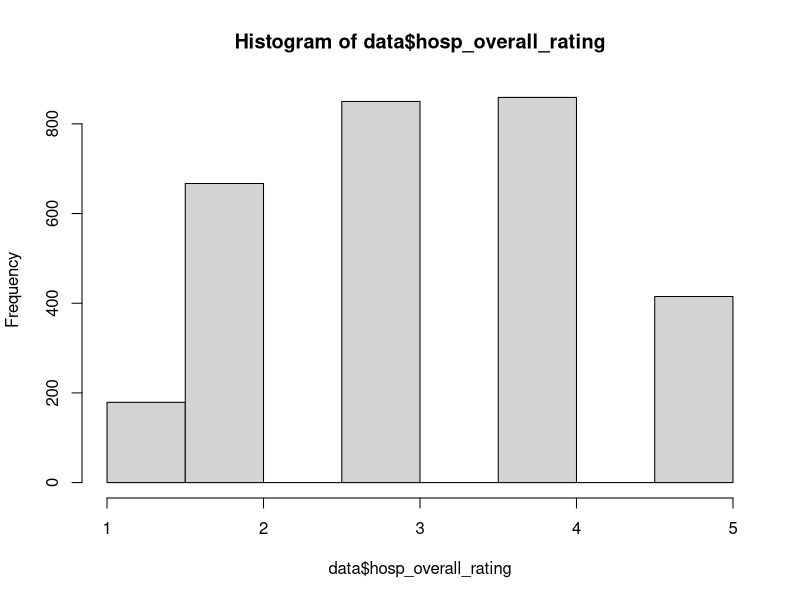
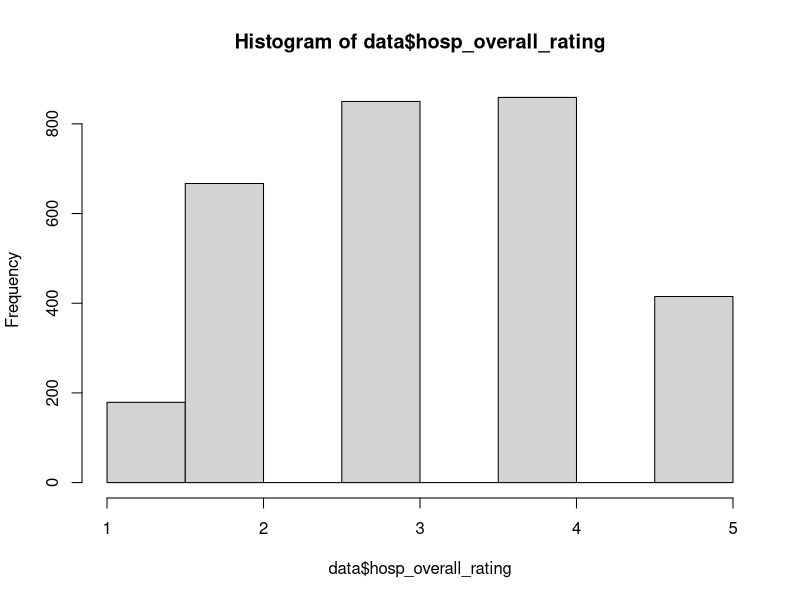

The R script that drew these images, in order:
## ---- chunk 1
knitr::opts_chunk$set(echo = TRUE)
## ---- chunk 2

#Install packages/libraries

library(dplyr)
library(ggplot2)

## ---- chunk 3

#Load in csv data for project

data <- read.csv('SDOH_Quality.csv')

count_initial <- nrow(data)

str(data)

## ---- chunk 4
#Filter to only acute care and critical access facilities

data <- data %>% filter(hospital_type == 'Acute Care Hospitals' |  hospital_type == 'Critical Access Hospitals') 

(count_cah_acutre <- nrow(data))

## ---- chunk 5

# Drop facilities where zip code census demographic data is not available

data <- data %>% filter(median_age != "#N/A") 

(count_cah_acutre_zipNA <- nrow(data))


## ---- chunk 6

#Switch to numeric variables fo censuse/SDOH measures

data$median_age <- as.integer(data$median_age)
data$per_white_non_hisp <- as.integer(data$per_white_non_hisp)
data$med_inc_15plus_12mo <- as.integer(data$med_inc_15plus_12mo)
data$per_below_poverty <- as.integer(data$per_below_poverty)
data$per_college_grad_deg_25_plus <- as.integer(data$per_college_grad_deg_25_plus)
          
#Switch to numeric variables for quality measures
data$COMP_HIP_KNEE <- as.integer(data$COMP_HIP_KNEE)
data$MORT_30_AMI <- as.integer(data$MORT_30_AMI)
data$MORT_30_CABG <- as.integer(data$MORT_30_CABG)
data$MORT_30_COPD <- as.integer(data$MORT_30_COPD)
data$MORT_30_HF <- as.integer(data$MORT_30_HF)
data$MORT_30_PN <- as.integer(data$MORT_30_PN)
data$MORT_30_STK <- as.integer(data$MORT_30_STK)
data$PSI_03 <- as.integer(data$PSI_03)
data$PSI_04 <- as.integer(data$PSI_04)
data$PSI_06 <- as.integer(data$PSI_06)
data$PSI_08 <- as.integer(data$PSI_08)
data$PSI_09 <- as.integer(data$PSI_09)
data$PSI_10 <- as.integer(data$PSI_10)
data$PSI_12 <- as.integer(data$PSI_12)
data$PSI_11 <- as.integer(data$PSI_11)
data$PSI_13 <- as.integer(data$PSI_13)
data$PSI_11 <- as.integer(data$PSI_11)
data$PSI_14 <- as.integer(data$PSI_14)
data$PSI_15 <- as.integer(data$PSI_15)
data$PSI_90 <- as.integer(data$PSI_90)

#check to make sure all are now integers
str(data)

## ---- chunk 7
#Histogram of Overall Hospital Star Rating

hist(data$hosp_overall_rating)


## ---- chunk 8

#One more small change

hist(data$hosp_overall_rating)


